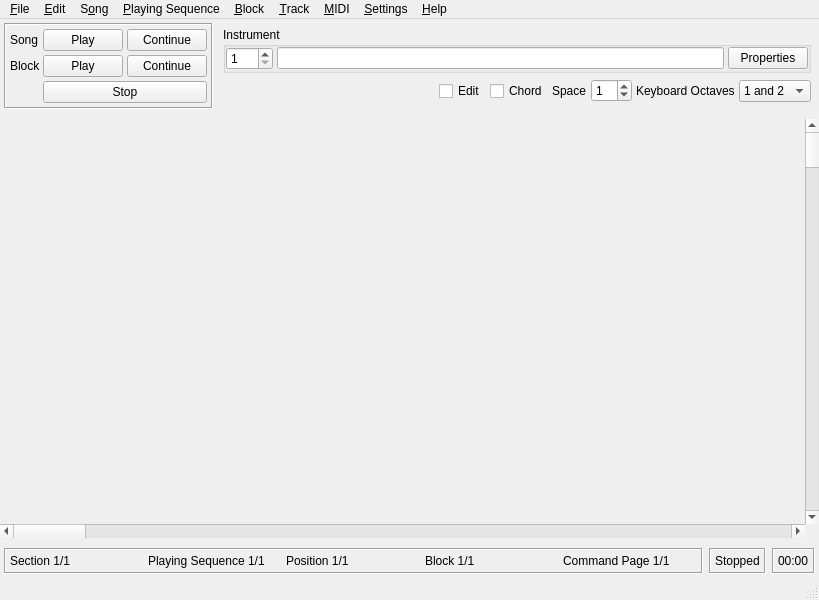
<?xml version="1.0" encoding="UTF-8"?>
<ui version="4.0">
 <author>Vesa Halttunen</author>
 <class>MainWindow</class>
 <widget class="QMainWindow" name="MainWindow">
  <property name="geometry">
   <rect>
    <x>0</x>
    <y>0</y>
    <width>819</width>
    <height>600</height>
   </rect>
  </property>
  <property name="windowTitle">
   <string>Tutka</string>
  </property>
  <widget class="QWidget" name="widgetMain">
   <layout class="QVBoxLayout" name="verticalLayout">
    <property name="leftMargin">
     <number>0</number>
    </property>
    <property name="topMargin">
     <number>0</number>
    </property>
    <property name="rightMargin">
     <number>0</number>
    </property>
    <property name="bottomMargin">
     <number>0</number>
    </property>
    <item>
     <widget class="QWidget" name="widgetTop" native="true">
      <layout class="QHBoxLayout" name="horizontalLayout">
       <property name="leftMargin">
        <number>4</number>
       </property>
       <property name="topMargin">
        <number>4</number>
       </property>
       <property name="rightMargin">
        <number>4</number>
       </property>
       <property name="bottomMargin">
        <number>4</number>
       </property>
       <item>
        <widget class="QFrame" name="frameControls">
         <property name="frameShape">
          <enum>QFrame::Box</enum>
         </property>
         <property name="frameShadow">
          <enum>QFrame::Sunken</enum>
         </property>
         <layout class="QGridLayout" name="gridLayout">
          <property name="leftMargin">
           <number>4</number>
          </property>
          <property name="topMargin">
           <number>4</number>
          </property>
          <property name="rightMargin">
           <number>4</number>
          </property>
          <property name="bottomMargin">
           <number>4</number>
          </property>
          <property name="horizontalSpacing">
           <number>2</number>
          </property>
          <property name="verticalSpacing">
           <number>4</number>
          </property>
          <item row="0" column="0">
           <widget class="QLabel" name="labelPlaySong">
            <property name="text">
             <string>Song</string>
            </property>
           </widget>
          </item>
          <item row="0" column="1">
           <widget class="QPushButton" name="buttonPlaySong">
            <property name="focusPolicy">
             <enum>Qt::NoFocus</enum>
            </property>
            <property name="text">
             <string>Play</string>
            </property>
           </widget>
          </item>
          <item row="0" column="3">
           <widget class="QPushButton" name="buttonContinueSong">
            <property name="focusPolicy">
             <enum>Qt::NoFocus</enum>
            </property>
            <property name="text">
             <string>Continue</string>
            </property>
           </widget>
          </item>
          <item row="1" column="0">
           <widget class="QLabel" name="labelPlayBlock">
            <property name="text">
             <string>Block</string>
            </property>
           </widget>
          </item>
          <item row="1" column="1">
           <widget class="QPushButton" name="buttonPlayBlock">
            <property name="focusPolicy">
             <enum>Qt::NoFocus</enum>
            </property>
            <property name="text">
             <string>Play</string>
            </property>
           </widget>
          </item>
          <item row="1" column="3">
           <widget class="QPushButton" name="buttonContinueBlock">
            <property name="focusPolicy">
             <enum>Qt::NoFocus</enum>
            </property>
            <property name="text">
             <string>Continue</string>
            </property>
           </widget>
          </item>
          <item row="2" column="1" colspan="3">
           <widget class="QPushButton" name="buttonStop">
            <property name="focusPolicy">
             <enum>Qt::NoFocus</enum>
            </property>
            <property name="text">
             <string>Stop</string>
            </property>
           </widget>
          </item>
         </layout>
        </widget>
       </item>
       <item>
        <widget class="QWidget" name="widgetInstrument" native="true">
         <layout class="QVBoxLayout" name="verticalLayout_3">
          <property name="spacing">
           <number>4</number>
          </property>
          <property name="leftMargin">
           <number>4</number>
          </property>
          <property name="topMargin">
           <number>4</number>
          </property>
          <property name="rightMargin">
           <number>4</number>
          </property>
          <property name="bottomMargin">
           <number>4</number>
          </property>
          <item>
           <widget class="QGroupBox" name="groupBoxInstrument">
            <property name="title">
             <string>Instrument</string>
            </property>
            <property name="flat">
             <bool>false</bool>
            </property>
            <property name="checkable">
             <bool>false</bool>
            </property>
            <layout class="QHBoxLayout" name="horizontalLayout_4">
             <property name="spacing">
              <number>4</number>
             </property>
             <property name="leftMargin">
              <number>0</number>
             </property>
             <property name="topMargin">
              <number>0</number>
             </property>
             <property name="rightMargin">
              <number>0</number>
             </property>
             <property name="bottomMargin">
              <number>0</number>
             </property>
             <item>
              <widget class="InstrumentSpinBox" name="spinBoxInstrument">
               <property name="focusPolicy">
                <enum>Qt::NoFocus</enum>
               </property>
               <property name="minimum">
                <number>1</number>
               </property>
               <property name="maximum">
                <number>255</number>
               </property>
               <property name="value">
                <number>1</number>
               </property>
              </widget>
             </item>
             <item>
              <widget class="QLineEdit" name="lineEditInstrument">
               <property name="focusPolicy">
                <enum>Qt::NoFocus</enum>
               </property>
              </widget>
             </item>
             <item>
              <widget class="QPushButton" name="buttonInstrumentProperties">
               <property name="focusPolicy">
                <enum>Qt::NoFocus</enum>
               </property>
               <property name="text">
                <string>Properties</string>
               </property>
              </widget>
             </item>
            </layout>
           </widget>
          </item>
          <item>
           <widget class="QWidget" name="widgetMode" native="true">
            <layout class="QHBoxLayout" name="horizontalLayout_3">
             <property name="spacing">
              <number>4</number>
             </property>
             <property name="leftMargin">
              <number>0</number>
             </property>
             <property name="topMargin">
              <number>0</number>
             </property>
             <property name="rightMargin">
              <number>0</number>
             </property>
             <property name="bottomMargin">
              <number>0</number>
             </property>
             <item>
              <spacer name="horizontalSpacerMode">
               <property name="orientation">
                <enum>Qt::Horizontal</enum>
               </property>
               <property name="sizeHint" stdset="0">
                <size>
                 <width>40</width>
                 <height>20</height>
                </size>
               </property>
              </spacer>
             </item>
             <item>
              <widget class="QCheckBox" name="checkBoxEdit">
               <property name="focusPolicy">
                <enum>Qt::NoFocus</enum>
               </property>
               <property name="text">
                <string>Edit</string>
               </property>
              </widget>
             </item>
             <item>
              <widget class="QCheckBox" name="checkBoxChord">
               <property name="focusPolicy">
                <enum>Qt::NoFocus</enum>
               </property>
               <property name="text">
                <string>Chord</string>
               </property>
              </widget>
             </item>
             <item>
              <widget class="QLabel" name="labelSpace">
               <property name="text">
                <string>Space</string>
               </property>
              </widget>
             </item>
             <item>
              <widget class="QSpinBox" name="spinBoxSpace">
               <property name="focusPolicy">
                <enum>Qt::NoFocus</enum>
               </property>
               <property name="maximum">
                <number>32</number>
               </property>
               <property name="value">
                <number>1</number>
               </property>
              </widget>
             </item>
             <item>
              <widget class="QLabel" name="labelKeyboardOctaves">
               <property name="text">
                <string>Keyboard Octaves</string>
               </property>
              </widget>
             </item>
             <item>
              <widget class="QComboBox" name="comboBoxKeyboardOctaves">
               <property name="focusPolicy">
                <enum>Qt::NoFocus</enum>
               </property>
               <property name="currentIndex">
                <number>0</number>
               </property>
               <item>
                <property name="text">
                 <string>1 and 2</string>
                </property>
               </item>
               <item>
                <property name="text">
                 <string>2 and 3</string>
                </property>
               </item>
               <item>
                <property name="text">
                 <string>3 and 4</string>
                </property>
               </item>
               <item>
                <property name="text">
                 <string>4 and 5</string>
                </property>
               </item>
               <item>
                <property name="text">
                 <string>5 and 6</string>
                </property>
               </item>
               <item>
                <property name="text">
                 <string>6 and 7</string>
                </property>
               </item>
               <item>
                <property name="text">
                 <string>7 and 8</string>
                </property>
               </item>
               <item>
                <property name="text">
                 <string>8 and 9</string>
                </property>
               </item>
               <item>
                <property name="text">
                 <string>9 and A</string>
                </property>
               </item>
              </widget>
             </item>
            </layout>
           </widget>
          </item>
         </layout>
        </widget>
       </item>
      </layout>
     </widget>
    </item>
    <item>
     <widget class="QWidget" name="widgetTracker" native="true">
      <layout class="QGridLayout" name="gridLayout_2">
       <property name="leftMargin">
        <number>0</number>
       </property>
       <property name="topMargin">
        <number>0</number>
       </property>
       <property name="rightMargin">
        <number>0</number>
       </property>
       <property name="bottomMargin">
        <number>0</number>
       </property>
       <property name="spacing">
        <number>0</number>
       </property>
       <item row="0" column="0">
        <widget class="Tracker" name="tracker" native="true">
         <property name="sizePolicy">
          <sizepolicy hsizetype="MinimumExpanding" vsizetype="MinimumExpanding">
           <horstretch>0</horstretch>
           <verstretch>0</verstretch>
          </sizepolicy>
         </property>
        </widget>
       </item>
       <item row="1" column="0">
        <widget class="QScrollBar" name="horizontalScrollBarTracker">
         <property name="orientation">
          <enum>Qt::Horizontal</enum>
         </property>
        </widget>
       </item>
       <item row="0" column="1">
        <widget class="QScrollBar" name="verticalScrollBarTracker">
         <property name="orientation">
          <enum>Qt::Vertical</enum>
         </property>
        </widget>
       </item>
      </layout>
     </widget>
    </item>
    <item>
     <widget class="QWidget" name="widgetStatusBar" native="true">
      <layout class="QHBoxLayout" name="horizontalLayout_2">
       <property name="leftMargin">
        <number>4</number>
       </property>
       <property name="topMargin">
        <number>4</number>
       </property>
       <property name="rightMargin">
        <number>4</number>
       </property>
       <property name="bottomMargin">
        <number>4</number>
       </property>
       <item>
        <widget class="QFrame" name="frameStatus1">
         <property name="frameShape">
          <enum>QFrame::Box</enum>
         </property>
         <property name="frameShadow">
          <enum>QFrame::Sunken</enum>
         </property>
         <layout class="QHBoxLayout" name="horizontalLayout_8">
          <property name="spacing">
           <number>4</number>
          </property>
          <property name="leftMargin">
           <number>4</number>
          </property>
          <property name="topMargin">
           <number>4</number>
          </property>
          <property name="rightMargin">
           <number>4</number>
          </property>
          <property name="bottomMargin">
           <number>4</number>
          </property>
          <item>
           <widget class="ClickableLabel" name="labelSection">
            <property name="text">
             <string>Section 1/1</string>
            </property>
           </widget>
          </item>
          <item>
           <widget class="ClickableLabel" name="labelPlayingSequence">
            <property name="text">
             <string>Playing Sequence 1/1</string>
            </property>
           </widget>
          </item>
          <item>
           <widget class="ClickableLabel" name="labelPosition">
            <property name="text">
             <string>Position 1/1</string>
            </property>
           </widget>
          </item>
          <item>
           <widget class="ClickableLabel" name="labelBlock">
            <property name="text">
             <string>Block 1/1</string>
            </property>
           </widget>
          </item>
          <item>
           <widget class="QLabel" name="labelCommandPage">
            <property name="text">
             <string>Command Page 1/1</string>
            </property>
           </widget>
          </item>
         </layout>
        </widget>
       </item>
       <item>
        <widget class="QFrame" name="frameStatus2">
         <property name="sizePolicy">
          <sizepolicy hsizetype="Maximum" vsizetype="Preferred">
           <horstretch>0</horstretch>
           <verstretch>0</verstretch>
          </sizepolicy>
         </property>
         <property name="frameShape">
          <enum>QFrame::Box</enum>
         </property>
         <property name="frameShadow">
          <enum>QFrame::Sunken</enum>
         </property>
         <layout class="QHBoxLayout" name="horizontalLayout_6">
          <property name="spacing">
           <number>4</number>
          </property>
          <property name="leftMargin">
           <number>4</number>
          </property>
          <property name="topMargin">
           <number>4</number>
          </property>
          <property name="rightMargin">
           <number>4</number>
          </property>
          <property name="bottomMargin">
           <number>4</number>
          </property>
          <item>
           <widget class="QLabel" name="labelStatus">
            <property name="text">
             <string>Stopped</string>
            </property>
           </widget>
          </item>
         </layout>
        </widget>
       </item>
       <item>
        <widget class="QFrame" name="frameTimer">
         <property name="sizePolicy">
          <sizepolicy hsizetype="Maximum" vsizetype="Preferred">
           <horstretch>0</horstretch>
           <verstretch>0</verstretch>
          </sizepolicy>
         </property>
         <property name="frameShape">
          <enum>QFrame::Box</enum>
         </property>
         <property name="frameShadow">
          <enum>QFrame::Sunken</enum>
         </property>
         <layout class="QHBoxLayout" name="horizontalLayout_5">
          <property name="spacing">
           <number>4</number>
          </property>
          <property name="leftMargin">
           <number>4</number>
          </property>
          <property name="topMargin">
           <number>4</number>
          </property>
          <property name="rightMargin">
           <number>4</number>
          </property>
          <property name="bottomMargin">
           <number>4</number>
          </property>
          <item>
           <widget class="QLabel" name="labelTimer">
            <property name="text">
             <string>00:00</string>
            </property>
           </widget>
          </item>
         </layout>
        </widget>
       </item>
      </layout>
     </widget>
    </item>
   </layout>
  </widget>
  <widget class="QMenuBar" name="menubar">
   <property name="geometry">
    <rect>
     <x>0</x>
     <y>0</y>
     <width>819</width>
     <height>22</height>
    </rect>
   </property>
   <widget class="QMenu" name="menuFile">
    <property name="title">
     <string>&amp;File</string>
    </property>
    <addaction name="actionFileNew"/>
    <addaction name="actionFileOpen"/>
    <addaction name="separator"/>
    <addaction name="actionFileSave"/>
    <addaction name="actionFileSaveAs"/>
    <addaction name="separator"/>
    <addaction name="actionFileQuit"/>
   </widget>
   <widget class="QMenu" name="menuEdit">
    <property name="title">
     <string>&amp;Edit</string>
    </property>
    <addaction name="actionEditCut"/>
    <addaction name="actionEditCopy"/>
    <addaction name="actionEditPaste"/>
    <addaction name="separator"/>
    <addaction name="actionEditClear"/>
    <addaction name="separator"/>
    <addaction name="actionEditTranspose"/>
    <addaction name="actionEditExpandShrink"/>
    <addaction name="actionEditChangeInstrument"/>
   </widget>
   <widget class="QMenu" name="menuSong">
    <property name="title">
     <string>S&amp;ong</string>
    </property>
    <addaction name="actionSongSectionList"/>
    <addaction name="actionSongTrackVolumes"/>
    <addaction name="separator"/>
    <addaction name="actionSongTranspose"/>
    <addaction name="actionSongExpandShrink"/>
    <addaction name="actionSongChangeInstrument"/>
    <addaction name="separator"/>
    <addaction name="actionSongProperties"/>
   </widget>
   <widget class="QMenu" name="menuPlayingSequence">
    <property name="title">
     <string>&amp;Playing Sequence</string>
    </property>
    <addaction name="actionPlayingSequenceEditCurrent"/>
    <addaction name="separator"/>
    <addaction name="actionPlayingSequenceList"/>
   </widget>
   <widget class="QMenu" name="menuBlock">
    <property name="title">
     <string>&amp;Block</string>
    </property>
    <addaction name="actionBlockCut"/>
    <addaction name="actionBlockCopy"/>
    <addaction name="actionBlockPaste"/>
    <addaction name="separator"/>
    <addaction name="actionBlockClear"/>
    <addaction name="separator"/>
    <addaction name="actionBlockSelectAll"/>
    <addaction name="separator"/>
    <addaction name="actionBlockTranspose"/>
    <addaction name="actionBlockExpandShrink"/>
    <addaction name="actionBlockChangeInstrument"/>
    <addaction name="separator"/>
    <addaction name="actionBlockSplit"/>
    <addaction name="separator"/>
    <addaction name="actionBlockList"/>
   </widget>
   <widget class="QMenu" name="menuTrack">
    <property name="title">
     <string>&amp;Track</string>
    </property>
    <widget class="QMenu" name="menuTrackInsert">
     <property name="title">
      <string>I&amp;nsert</string>
     </property>
     <addaction name="actionTrackInsertCurrentBlock"/>
     <addaction name="actionTrackInsertAllBlocks"/>
    </widget>
    <widget class="QMenu" name="menuTrackDelete">
     <property name="title">
      <string>&amp;Delete</string>
     </property>
     <addaction name="actionTrackDeleteCurrentBlock"/>
     <addaction name="actionTrackDeleteAllBlocks"/>
    </widget>
    <addaction name="actionTrackCut"/>
    <addaction name="actionTrackCopy"/>
    <addaction name="actionTrackPaste"/>
    <addaction name="separator"/>
    <addaction name="actionTrackClear"/>
    <addaction name="separator"/>
    <addaction name="actionTrackSelectAll"/>
    <addaction name="separator"/>
    <addaction name="menuTrackInsert"/>
    <addaction name="menuTrackDelete"/>
    <addaction name="separator"/>
    <addaction name="actionTrackTranspose"/>
    <addaction name="actionTrackExpandShrink"/>
    <addaction name="actionTrackChangeInstrument"/>
   </widget>
   <widget class="QMenu" name="menuMidi">
    <property name="title">
     <string>&amp;MIDI</string>
    </property>
    <addaction name="actionMidiKillAllNotes"/>
    <addaction name="actionMidiResetPitch"/>
    <addaction name="separator"/>
    <addaction name="actionMidiMessageList"/>
   </widget>
   <widget class="QMenu" name="menuSettings">
    <property name="title">
     <string>&amp;Settings</string>
    </property>
    <widget class="QMenu" name="menuSettingsExternalSync">
     <property name="title">
      <string>External Sync</string>
     </property>
     <addaction name="actionExternalSyncOff"/>
     <addaction name="actionExternalSyncMidi"/>
    </widget>
    <addaction name="menuSettingsExternalSync"/>
    <addaction name="actionSettingsSendMidiSync"/>
    <addaction name="separator"/>
    <addaction name="actionSettingsRecordControllers"/>
    <addaction name="separator"/>
    <addaction name="actionSettingsPreferences"/>
   </widget>
   <widget class="QMenu" name="menuHelp">
    <property name="title">
     <string>&amp;Help</string>
    </property>
    <addaction name="actionHelpHelp"/>
    <addaction name="actionHelpAbout"/>
   </widget>
   <addaction name="menuFile"/>
   <addaction name="menuEdit"/>
   <addaction name="menuSong"/>
   <addaction name="menuPlayingSequence"/>
   <addaction name="menuBlock"/>
   <addaction name="menuTrack"/>
   <addaction name="menuMidi"/>
   <addaction name="menuSettings"/>
   <addaction name="menuHelp"/>
  </widget>
  <widget class="QStatusBar" name="statusbar"/>
  <action name="actionFileNew">
   <property name="icon">
    <iconset theme="document-new">
     <normaloff>.</normaloff>.</iconset>
   </property>
   <property name="text">
    <string>&amp;New</string>
   </property>
   <property name="shortcut">
    <string>Ctrl+N</string>
   </property>
  </action>
  <action name="actionFileOpen">
   <property name="icon">
    <iconset theme="document-open">
     <normaloff>.</normaloff>.</iconset>
   </property>
   <property name="text">
    <string>&amp;Open</string>
   </property>
   <property name="shortcut">
    <string>Ctrl+O</string>
   </property>
  </action>
  <action name="actionFileSave">
   <property name="icon">
    <iconset theme="document-save">
     <normaloff>.</normaloff>.</iconset>
   </property>
   <property name="text">
    <string>&amp;Save</string>
   </property>
   <property name="shortcut">
    <string>Ctrl+S</string>
   </property>
  </action>
  <action name="actionFileSaveAs">
   <property name="icon">
    <iconset theme="document-save-as">
     <normaloff>.</normaloff>.</iconset>
   </property>
   <property name="text">
    <string>Save &amp;As</string>
   </property>
   <property name="shortcut">
    <string>Ctrl+Shift+S</string>
   </property>
  </action>
  <action name="actionPrint">
   <property name="text">
    <string>Print</string>
   </property>
   <property name="shortcut">
    <string>Ctrl+P</string>
   </property>
  </action>
  <action name="actionFileQuit">
   <property name="icon">
    <iconset theme="application-exit">
     <normaloff>.</normaloff>.</iconset>
   </property>
   <property name="text">
    <string>&amp;Quit</string>
   </property>
   <property name="shortcut">
    <string>Ctrl+Q</string>
   </property>
  </action>
  <action name="actionEditCut">
   <property name="icon">
    <iconset theme="edit-cut">
     <normaloff>.</normaloff>.</iconset>
   </property>
   <property name="text">
    <string>C&amp;ut</string>
   </property>
   <property name="shortcut">
    <string>Ctrl+X</string>
   </property>
  </action>
  <action name="actionEditCopy">
   <property name="icon">
    <iconset theme="edit-copy">
     <normaloff>.</normaloff>.</iconset>
   </property>
   <property name="text">
    <string>&amp;Copy</string>
   </property>
   <property name="shortcut">
    <string>Ctrl+C</string>
   </property>
  </action>
  <action name="actionEditPaste">
   <property name="icon">
    <iconset theme="edit-paste">
     <normaloff>.</normaloff>.</iconset>
   </property>
   <property name="text">
    <string>&amp;Paste</string>
   </property>
   <property name="shortcut">
    <string>Ctrl+V</string>
   </property>
  </action>
  <action name="actionEditClear">
   <property name="icon">
    <iconset theme="edit-clear">
     <normaloff>.</normaloff>.</iconset>
   </property>
   <property name="text">
    <string>&amp;Clear</string>
   </property>
  </action>
  <action name="actionEditTranspose">
   <property name="text">
    <string>&amp;Transpose</string>
   </property>
  </action>
  <action name="actionEditExpandShrink">
   <property name="text">
    <string>&amp;Expand/Shrink</string>
   </property>
  </action>
  <action name="actionEditChangeInstrument">
   <property name="text">
    <string>Change &amp;Instrument</string>
   </property>
  </action>
  <action name="actionSongSectionList">
   <property name="text">
    <string>&amp;Section List</string>
   </property>
  </action>
  <action name="actionSongTrackVolumes">
   <property name="text">
    <string>Track &amp;Volumes</string>
   </property>
  </action>
  <action name="actionSongTranspose">
   <property name="text">
    <string>&amp;Transpose</string>
   </property>
  </action>
  <action name="actionSongExpandShrink">
   <property name="text">
    <string>&amp;Expand/Shrink</string>
   </property>
  </action>
  <action name="actionSongChangeInstrument">
   <property name="text">
    <string>Change &amp;Instrument</string>
   </property>
  </action>
  <action name="actionSongProperties">
   <property name="icon">
    <iconset theme="document-properties">
     <normaloff>.</normaloff>.</iconset>
   </property>
   <property name="text">
    <string>&amp;Properties</string>
   </property>
  </action>
  <action name="actionPlayingSequenceEditCurrent">
   <property name="text">
    <string>&amp;Edit Current</string>
   </property>
  </action>
  <action name="actionPlayingSequenceList">
   <property name="text">
    <string>&amp;List</string>
   </property>
  </action>
  <action name="actionBlockCut">
   <property name="icon">
    <iconset theme="edit-cut">
     <normaloff>.</normaloff>.</iconset>
   </property>
   <property name="text">
    <string>C&amp;ut </string>
   </property>
   <property name="shortcut">
    <string>Alt+F3</string>
   </property>
  </action>
  <action name="actionBlockCopy">
   <property name="icon">
    <iconset theme="edit-copy">
     <normaloff>.</normaloff>.</iconset>
   </property>
   <property name="text">
    <string>&amp;Copy </string>
   </property>
   <property name="shortcut">
    <string>Alt+F4</string>
   </property>
  </action>
  <action name="actionBlockPaste">
   <property name="icon">
    <iconset theme="edit-paste">
     <normaloff>.</normaloff>.</iconset>
   </property>
   <property name="text">
    <string>&amp;Paste </string>
   </property>
   <property name="shortcut">
    <string>Alt+F5</string>
   </property>
  </action>
  <action name="actionBlockClear">
   <property name="icon">
    <iconset theme="edit-clear">
     <normaloff>.</normaloff>.</iconset>
   </property>
   <property name="text">
    <string>&amp;Clear</string>
   </property>
  </action>
  <action name="actionBlockSelectAll">
   <property name="icon">
    <iconset theme="edit-select-all">
     <normaloff>.</normaloff>.</iconset>
   </property>
   <property name="text">
    <string>&amp;Select All</string>
   </property>
  </action>
  <action name="actionBlockTranspose">
   <property name="text">
    <string>&amp;Transpose</string>
   </property>
  </action>
  <action name="actionBlockExpandShrink">
   <property name="text">
    <string>&amp;Expand/Shrink</string>
   </property>
  </action>
  <action name="actionBlockChangeInstrument">
   <property name="text">
    <string>Change &amp;Instrument</string>
   </property>
  </action>
  <action name="actionBlockList">
   <property name="text">
    <string>&amp;List</string>
   </property>
  </action>
  <action name="actionTrackCut">
   <property name="icon">
    <iconset theme="edit-cut">
     <normaloff>.</normaloff>.</iconset>
   </property>
   <property name="text">
    <string>C&amp;ut </string>
   </property>
   <property name="shortcut">
    <string>Shift+F3</string>
   </property>
  </action>
  <action name="actionTrackCopy">
   <property name="icon">
    <iconset theme="edit-copy">
     <normaloff>.</normaloff>.</iconset>
   </property>
   <property name="text">
    <string>&amp;Copy </string>
   </property>
   <property name="shortcut">
    <string>Shift+F4</string>
   </property>
  </action>
  <action name="actionTrackPaste">
   <property name="icon">
    <iconset theme="edit-paste">
     <normaloff>.</normaloff>.</iconset>
   </property>
   <property name="text">
    <string>&amp;Paste </string>
   </property>
   <property name="shortcut">
    <string>Shift+F5</string>
   </property>
  </action>
  <action name="actionTrackClear">
   <property name="icon">
    <iconset theme="edit-clear">
     <normaloff>.</normaloff>.</iconset>
   </property>
   <property name="text">
    <string>&amp;Clear</string>
   </property>
  </action>
  <action name="actionTrackSelectAll">
   <property name="icon">
    <iconset theme="edit-select-all">
     <normaloff>.</normaloff>.</iconset>
   </property>
   <property name="text">
    <string>&amp;Select All</string>
   </property>
  </action>
  <action name="actionTrackTranspose">
   <property name="text">
    <string>&amp;Transpose</string>
   </property>
  </action>
  <action name="actionTrackExpandShrink">
   <property name="text">
    <string>&amp;Expand/Shrink</string>
   </property>
  </action>
  <action name="actionTrackChangeInstrument">
   <property name="text">
    <string>Change &amp;Instrument</string>
   </property>
  </action>
  <action name="actionMidiKillAllNotes">
   <property name="text">
    <string>&amp;Kill All Notes</string>
   </property>
  </action>
  <action name="actionMidiResetPitch">
   <property name="text">
    <string>&amp;Reset Pitch</string>
   </property>
  </action>
  <action name="actionMidiMessageList">
   <property name="text">
    <string>&amp;Message List</string>
   </property>
  </action>
  <action name="actionSettingsSendMidiSync">
   <property name="checkable">
    <bool>true</bool>
   </property>
   <property name="text">
    <string>Send MIDI Sync</string>
   </property>
  </action>
  <action name="actionSettingsRecordControllers">
   <property name="checkable">
    <bool>true</bool>
   </property>
   <property name="text">
    <string>Record Controllers</string>
   </property>
  </action>
  <action name="actionSettingsPreferences">
   <property name="text">
    <string>&amp;Preferences</string>
   </property>
  </action>
  <action name="actionHelpAbout">
   <property name="icon">
    <iconset theme="help-about">
     <normaloff>.</normaloff>.</iconset>
   </property>
   <property name="text">
    <string>&amp;About</string>
   </property>
  </action>
  <action name="actionExternalSyncOff">
   <property name="checkable">
    <bool>true</bool>
   </property>
   <property name="checked">
    <bool>true</bool>
   </property>
   <property name="text">
    <string>Off</string>
   </property>
  </action>
  <action name="actionExternalSyncMidi">
   <property name="checkable">
    <bool>true</bool>
   </property>
   <property name="text">
    <string>MIDI</string>
   </property>
  </action>
  <action name="actionHelpHelp">
   <property name="text">
    <string>&amp;Help</string>
   </property>
  </action>
  <action name="actionBlockSplit">
   <property name="text">
    <string>Split</string>
   </property>
  </action>
  <action name="actionTrackInsertCurrentBlock">
   <property name="text">
    <string>Current block</string>
   </property>
  </action>
  <action name="actionTrackInsertAllBlocks">
   <property name="text">
    <string>All blocks</string>
   </property>
  </action>
  <action name="actionTrackDeleteCurrentBlock">
   <property name="text">
    <string>Current block</string>
   </property>
  </action>
  <action name="actionTrackDeleteAllBlocks">
   <property name="text">
    <string>All blocks</string>
   </property>
  </action>
 </widget>
 <customwidgets>
  <customwidget>
   <class>Tracker</class>
   <extends>QWidget</extends>
   <header>tracker.h</header>
   <container>1</container>
  </customwidget>
  <customwidget>
   <class>InstrumentSpinBox</class>
   <extends>QSpinBox</extends>
   <header>instrumentspinbox.h</header>
  </customwidget>
  <customwidget>
   <class>ClickableLabel</class>
   <extends>QLabel</extends>
   <header>clickablelabel.h</header>
  </customwidget>
 </customwidgets>
 <resources/>
 <connections/>
</ui>
